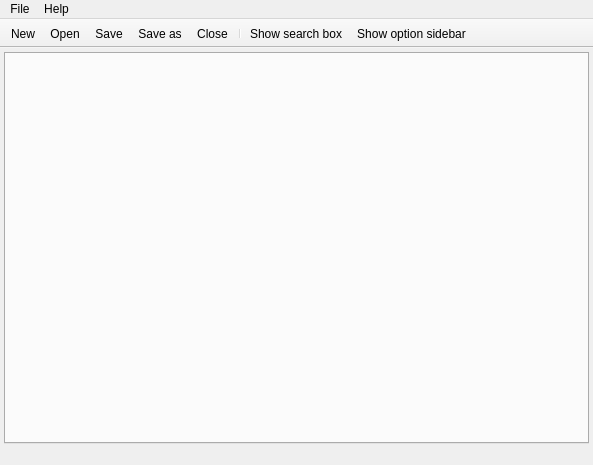
<?xml version="1.0" encoding="UTF-8"?>
<ui version="4.0">
 <class>mainwindow</class>
 <widget class="QMainWindow" name="mainwindow">
  <property name="geometry">
   <rect>
    <x>0</x>
    <y>0</y>
    <width>593</width>
    <height>465</height>
   </rect>
  </property>
  <widget class="QWidget" name="centralWidget">
   <layout class="QVBoxLayout" name="verticalLayout">
    <property name="leftMargin">
     <number>4</number>
    </property>
    <property name="topMargin">
     <number>4</number>
    </property>
    <property name="rightMargin">
     <number>4</number>
    </property>
    <property name="bottomMargin">
     <number>2</number>
    </property>
    <item>
     <widget class="QTabWidget" name="tabWidget">
      <property name="currentIndex">
       <number>-1</number>
      </property>
      <property name="elideMode">
       <enum>Qt::ElideLeft</enum>
      </property>
      <property name="tabsClosable">
       <bool>true</bool>
      </property>
      <property name="movable">
       <bool>true</bool>
      </property>
     </widget>
    </item>
   </layout>
  </widget>
  <widget class="QMenuBar" name="menuBar">
   <property name="geometry">
    <rect>
     <x>0</x>
     <y>0</y>
     <width>593</width>
     <height>27</height>
    </rect>
   </property>
   <widget class="QMenu" name="menuFile">
    <property name="title">
     <string>File</string>
    </property>
    <addaction name="actionNew"/>
    <addaction name="actionOpen"/>
    <addaction name="actionSave"/>
    <addaction name="actionSaveAs"/>
    <addaction name="actionClose"/>
    <addaction name="separator"/>
    <addaction name="actionShowOptionSidebar"/>
    <addaction name="actionShowSearchBox"/>
    <addaction name="separator"/>
    <addaction name="actionQuit"/>
   </widget>
   <widget class="QMenu" name="menuHelp">
    <property name="title">
     <string>Help</string>
    </property>
    <addaction name="actionAbout"/>
   </widget>
   <addaction name="menuFile"/>
   <addaction name="menuHelp"/>
  </widget>
  <widget class="QToolBar" name="mainToolBar">
   <property name="movable">
    <bool>false</bool>
   </property>
   <property name="allowedAreas">
    <set>Qt::NoToolBarArea</set>
   </property>
   <property name="toolButtonStyle">
    <enum>Qt::ToolButtonIconOnly</enum>
   </property>
   <property name="floatable">
    <bool>false</bool>
   </property>
   <attribute name="toolBarArea">
    <enum>TopToolBarArea</enum>
   </attribute>
   <attribute name="toolBarBreak">
    <bool>false</bool>
   </attribute>
   <addaction name="actionNew"/>
   <addaction name="actionOpen"/>
   <addaction name="actionSave"/>
   <addaction name="actionSaveAs"/>
   <addaction name="actionClose"/>
   <addaction name="separator"/>
   <addaction name="actionShowSearchBox"/>
   <addaction name="actionShowOptionSidebar"/>
  </widget>
  <widget class="QStatusBar" name="statusBar">
   <property name="sizeGripEnabled">
    <bool>false</bool>
   </property>
  </widget>
  <action name="actionNew">
   <property name="icon">
    <iconset theme="document-new">
     <normaloff>.</normaloff>.</iconset>
   </property>
   <property name="text">
    <string>New</string>
   </property>
  </action>
  <action name="actionOpen">
   <property name="icon">
    <iconset theme="document-open">
     <normaloff>.</normaloff>.</iconset>
   </property>
   <property name="text">
    <string>Open</string>
   </property>
  </action>
  <action name="actionSave">
   <property name="icon">
    <iconset theme="document-save">
     <normaloff>.</normaloff>.</iconset>
   </property>
   <property name="text">
    <string>Save</string>
   </property>
  </action>
  <action name="actionSaveAs">
   <property name="icon">
    <iconset theme="document-save-as">
     <normaloff>.</normaloff>.</iconset>
   </property>
   <property name="text">
    <string>Save as</string>
   </property>
  </action>
  <action name="actionClose">
   <property name="icon">
    <iconset theme="stock_close">
     <normaloff>.</normaloff>.</iconset>
   </property>
   <property name="text">
    <string>Close</string>
   </property>
  </action>
  <action name="actionQuit">
   <property name="icon">
    <iconset theme="application-exit">
     <normaloff>.</normaloff>.</iconset>
   </property>
   <property name="text">
    <string>Quit</string>
   </property>
   <property name="menuRole">
    <enum>QAction::QuitRole</enum>
   </property>
  </action>
  <action name="actionAbout">
   <property name="icon">
    <iconset theme="help-about">
     <normaloff>.</normaloff>.</iconset>
   </property>
   <property name="text">
    <string>About</string>
   </property>
   <property name="shortcut">
    <string notr="true"/>
   </property>
  </action>
  <action name="actionShowOptionSidebar">
   <property name="checkable">
    <bool>true</bool>
   </property>
   <property name="icon">
    <iconset theme="taskbar">
     <normaloff>.</normaloff>.</iconset>
   </property>
   <property name="text">
    <string>Show option sidebar</string>
   </property>
  </action>
  <action name="actionShowSearchBox">
   <property name="checkable">
    <bool>true</bool>
   </property>
   <property name="icon">
    <iconset theme="search">
     <normaloff>.</normaloff>.</iconset>
   </property>
   <property name="text">
    <string>Show search box</string>
   </property>
  </action>
 </widget>
 <layoutdefault spacing="6" margin="11"/>
 <resources/>
 <connections/>
</ui>
